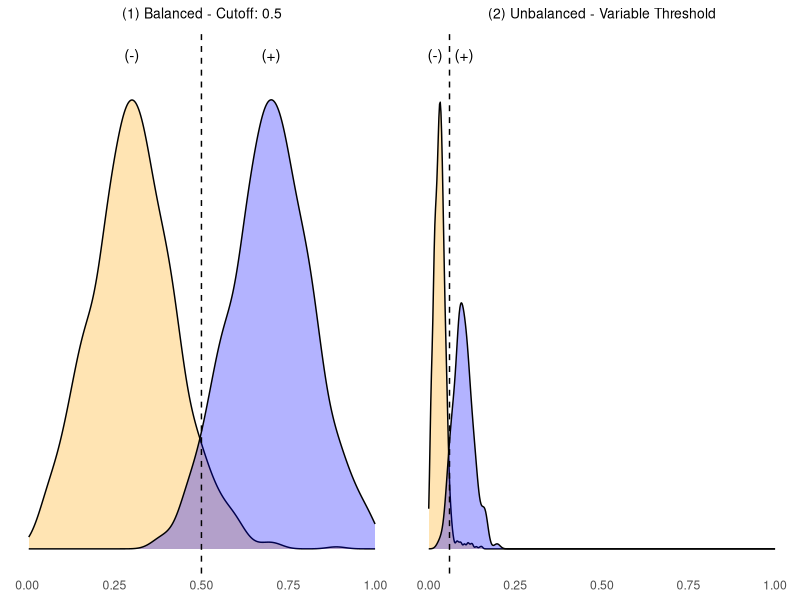

Here is the R script that generated this plot:
## ---- chunk 1

#Libs
  library(ggplot2)
  library(grid)
  library(gridExtra)

#Prep data for balanced
  set.seed(123)
  a <- rnorm(1000,0.3,0.12)
  
  set.seed(123)
  c <- rnorm(1000,0.7,0.12)
  sep.df <- data.frame(a = c(a,c), b = c(a,c))
  sep.df <- sep.df[sep.df$a <=1 & sep.df$a >=0,]
  
#Prep data for unbalanced 1 + 2
  set.seed(40)
  a <- rnorm(1800,0.03,0.015)
  
  set.seed(123)
  c <- rnorm(200,0.1,0.03)
  sep.ub <- data.frame(a = c(a,c), b = c(a,c))
  sep.ub <- sep.ub[sep.ub$a <=1 & sep.ub$a >=0,]

#Plot
  cutoff <- 0.5
  height <- max(c(density(sep.df$a[1:1000], na.rm=T)$y,density(sep.df$a[1001:2000], na.rm=T)$y))*1.1
  balanced <- ggplot() + 
            ggtitle("(1) Balanced - Cutoff: 0.5") + xlab("Probability")+
            geom_density(aes(sep.df$a[1:1000]), fill = "orange", alpha = 0.3)  +
            geom_density(aes(sep.df$a[1001:2000]), fill = "blue", alpha = 0.3)  +
            geom_vline(aes(xintercept = 0.5), linetype = "dashed") + 
            annotate(geom="text", x=0.7, y=height, label="(+)") + 
            annotate(geom="text", x=0.3, y=height, label="(-)")  +
            theme(plot.title = element_text(size = 10, hjust = 0.5), 
                  axis.line=element_blank(),
                  axis.text.y=element_blank(),
                  axis.ticks=element_blank(),
                  axis.title.x=element_blank(),
                  axis.title.y=element_blank(),
                  legend.position="none",
                  panel.background=element_blank(),
                  panel.border=element_blank(),
                  panel.grid.major=element_blank(),
                  panel.grid.minor=element_blank(),
                  plot.background=element_blank())

  
#Plot
  cutoff <- 0.06
  height <- max(c(density(sep.ub$a[1:1800], na.rm=T)$y,density(sep.ub$a[1801:2000], na.rm=T)$y))*1.1
  unbalanced <- ggplot() + 
            ggtitle("(2) Unbalanced - Variable Threshold") + xlim(c(0,1)) + 
            labs(x = "Probability")+
            geom_density(aes(sep.ub$a[1:1800]), fill = "orange", alpha = 0.3)  +
            geom_density(aes(sep.ub$a[1801:2000]), fill = "blue", alpha = 0.3)  +
            geom_vline(aes(xintercept = cutoff), linetype = "dashed") + 
            annotate(geom="text", x= cutoff*1.7, y=height, label="(+)") + 
            annotate(geom="text", x=cutoff*0.3, y=height, label="(-)")  +
            theme(plot.title = element_text(size = 10, hjust = 0.5), 
                  axis.line=element_blank(),
                  axis.text.y=element_blank(),
                  axis.ticks=element_blank(),
                  axis.title.x=element_blank(),
                  axis.title.y=element_blank(),
                  legend.position="none",
                  panel.background=element_blank(),
                  panel.border=element_blank(),
                  panel.grid.major=element_blank(),
                  panel.grid.minor=element_blank(),
                  plot.background=element_blank())
  
#Overlay
  grid.arrange(balanced, unbalanced, ncol = 2)
